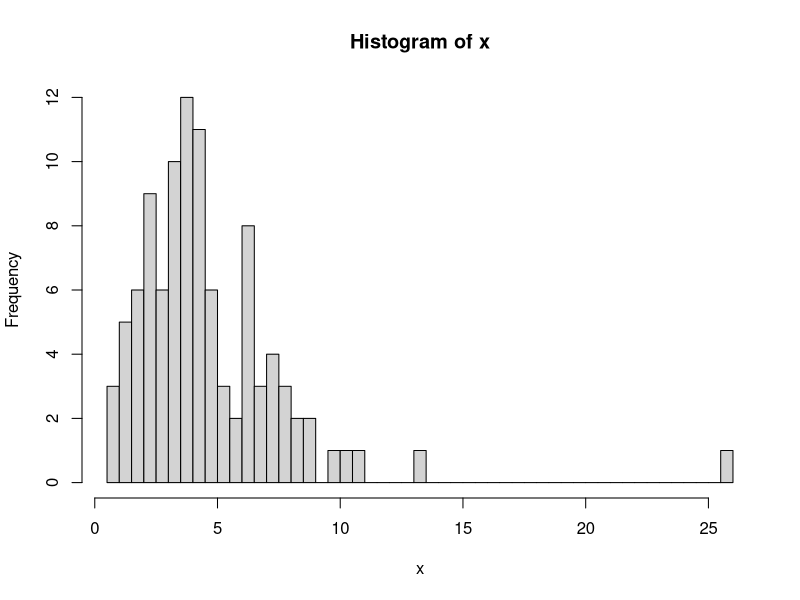
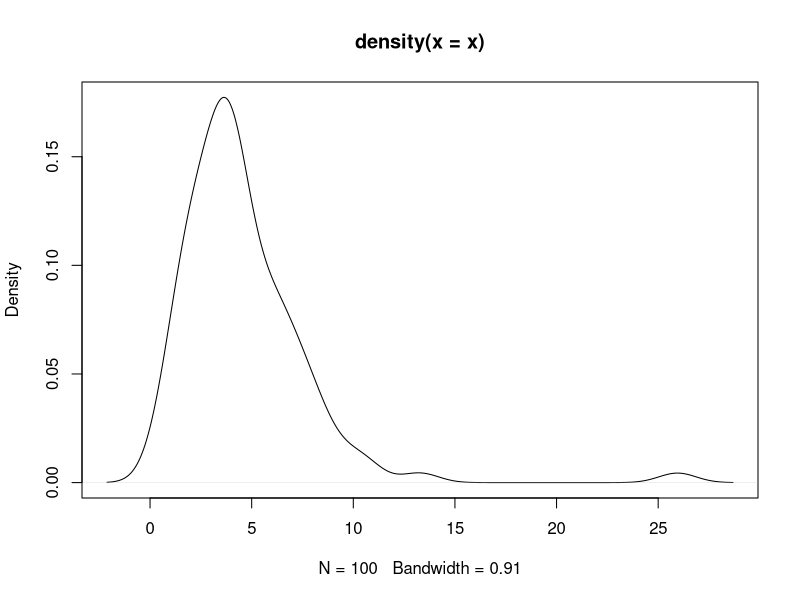
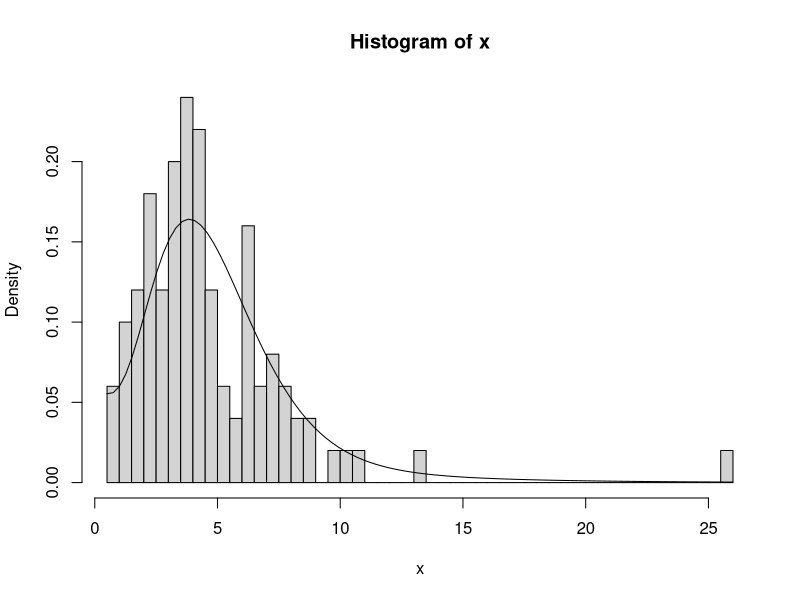
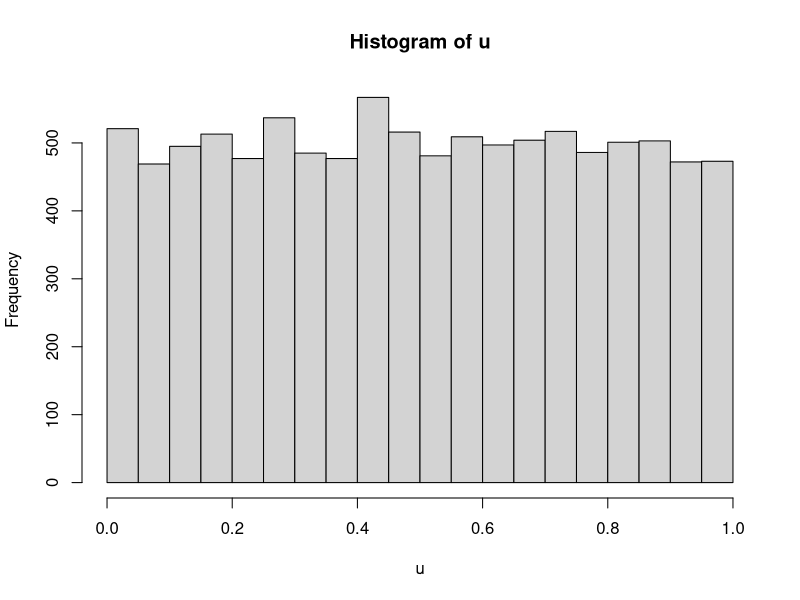

Write the R code that produced these figures, in order. (Note: this script raises an error after producing the figures.)
#####################################################################
## project computing
#####################################################################


## univariate
## generate data
n <- 100
set.seed(123)
u <- runif(100, 0, 1)
x <- as.numeric(u < 0.3) * rgamma(100, shape = 1, scale = 5) + 
  as.numeric(u > 0.3) * rgamma(100, shape = 5, scale = 1)
hist(x, breaks = 50)
plot(density(x))

true.density <- function(x){
  0.3 * dgamma(x, shape = 1, scale = 5) + 0.7 * dgamma(x, shape = 5, scale = 1)
}

hist(x, breaks = 50, probability = TRUE)
curve(true.density(x), add = TRUE)


## empirical CDF with kernel function
N <- 100   # number of samples

find.int.point <- function(x){
  y <- sort(x)
  bw <- density(x)$bw
  interval <- cbind(y-bw/2, y+bw/2)
  int.point <- NULL
  for (i in 1:dim(interval)[1]) {
    num.s <- sum((interval[1:i, 1] <= interval[i, 1]) & 
                   (interval[1:i, 2] >= interval[i, 1]))
    num.e <- sum((interval[(i):dim(interval)[1], 1] <= interval[i, 2]) & 
                   (interval[(i):dim(interval)[1], 2] >= interval[i, 2])) - 1
    num.m <- matrix(c(interval[i, 1], interval[i, 2], num.s, num.e), nrow = 2)
    int.point <- rbind(int.point, num.m)
  }
  int.point <- int.point[order(int.point[,1]),]
  sum((int.point[2:dim(int.point)[1], 1] - int.point[1:(dim(int.point)[1]-1),1])*
        int.point[1:(dim(int.point)[1]-1), 2]*(1/bw)) == 100
  int.point <- cbind(int.point, c((int.point[2:dim(int.point)[1], 1] - int.point[1:(dim(int.point)[1]-1),1])*
                                    int.point[1:(dim(int.point)[1]-1), 2]*(1/bw)*(1/length(x)), 0))
  int.point <- cbind(int.point, c(0,cumsum(int.point[,3])[-dim(int.point)[1]]))
  return(int.point)
}

sample.int <- function(int.point, u){
  num.int <- sapply(1:length(u), function(i) sum(int.point[,4] < u[i]))
  sample <- int.point[num.int, 1] + (u - int.point[num.int, 4])/(int.point[num.int, 2]*(1/bw))
  return(sample)
}

sample.kernel <- function(x, u){
  sample.int(find.int.point(x), u)
}

N <- 10000
set.seed(123)
u <- runif(N, 0, 1)
hist(u)
sample <- sample.kernel(x, u)
hist(sample, breaks = 20, probability = TRUE)
lines(density(sample), col = "blue")
lines(density(x), col = "red")



## generate bivariate copula data
## https://www.r-bloggers.com/copulas-made-easy/
## Gaussiam Copula
## one rv is from gamma(1,2)
## one rv is from chisq(1)

require(mvtnorm)
n <- 100
sigma <- matrix(c(1, 0.5, 0.5, 1), nrow = 2)
set.seed(098)
dat <- rmvnorm(n, sigma = sigma)
dat <- pnorm(dat)
x <- qgamma(dat[,1], shape = 1, scale = 2)
y <- qchisq(dat[,2], df = 10)
plot(x, y)


## generate random number with empirical cdf
n <- 1000
sigma <- matrix(c(1, 0.5, 0.5, 1), nrow = 2)
set.seed(456)
dat <- rmvnorm(n, sigma = sigma)
dat <- pnorm(dat)

x_ecdf <- quantile(x, dat[,1])
y_ecdf <- quantile(y, dat[,2])

par(mfrow = c(1,2))
plot(x, y, xlim = c(0, 15), ylim = c(0, 35))
plot(x_ecdf, y_ecdf, xlim = c(0, 15), ylim = c(0, 35))


## generate random number from KDE
## check the influence of bandwidth to the random number generating
sample.kernel <- function(n, x, y, adj){
  bw_x <- adj * density(x)$bw
  bw_y <- adj * density(y)$bw
  ind <- sample(1:100, n, replace = TRUE)
  x_kde <- x[ind] + runif(n, -bw_x, bw_x)
  y_kde <- y[ind] + runif(n, -bw_y, bw_y)
  cbind(x_kde, y_kde)
}
adj = 1
xy_kde <- sample.kernel(n, x, y, adj)

par(mfrow = c(2,2))
plot(x, y, xlim = c(0, 15), ylim = c(0, 35))
plot(x_ecdf, y_ecdf, xlim = c(0, 15), ylim = c(0, 35))
plot(xy_kde[,1], xy_kde[,2], xlim = c(0, 15), ylim = c(0, 35))
